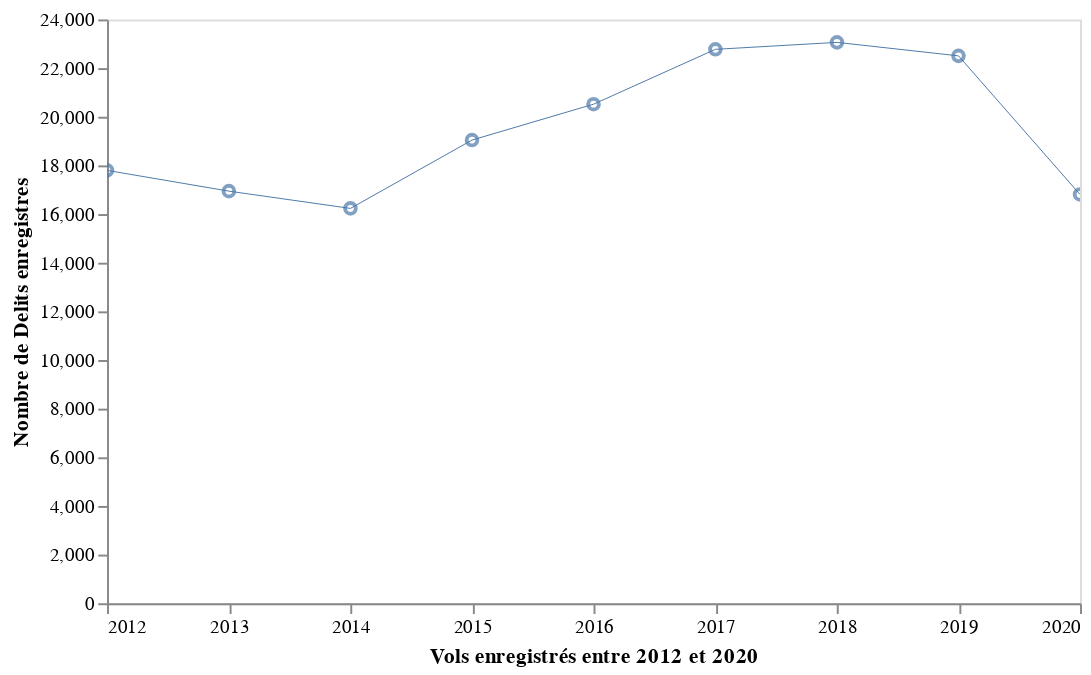

The notebook cell saved with this chart:
### Code cell
altair_visualization(vols)

### Figure 1 — Vega-Lite specification as saved in the notebook (floating-point values rounded to 4 significant figures)
{"config": {"view": {"continuousWidth": 400, "continuousHeight": 300}}, "layer": [{"mark": "point", "encoding": {"x": {"type": "temporal", "axis": {"grid": false, "title": "Vols enregistrés entre 2012 et 2020"}, "field": "Annee"}, "y": {"type": "quantitative", "axis": {"grid": false, "title": "Nombre de Delits enregistres"}, "field": "Delits enregistres"}}, "height": 300, "title": "", "width": 500}, {"mark": {"type": "line", "size": 0.5}, "encoding": {"x": {"type": "temporal", "axis": {"grid": false, "title": "Vols enregistrés entre 2012 et 2020"}, "field": "Annee"}, "y": {"type": "quantitative", "axis": {"grid": false, "title": "Nombre de Delits enregistres"}, "field": "Delits enregistres"}}, "height": 300, "selection": {"selector003": {"type": "interval", "bind": "scales", "encodings": ["x", "y"]}}, "title": "", "transform": [{"loess": "Delits enregistres", "on": "Annee"}], "width": 500}], "data": {"name": "data-9eae6fbd9f5872e46b3b835c5c30ecee"}, "$schema": "https://vega.github.io/schema/vega-lite/v4.8.1.json", "datasets": {"data-9eae6fbd9f5872e46b3b835c5c30ecee": [{"Type de crime": "Vols", "Annee": "2012-01-01T00:00:00", "Delits enregistres": 17796}, {"Type de crime": "Vols", "Annee": "2013-01-01T00:00:00", "Delits enregistres": 16942}, {"Type de crime": "Vols", "Annee": "2014-01-01T00:00:00", "Delits enregistres": 16233}, {"Type de crime": "Vols", "Annee": "2015-01-01T00:00:00", "Delits enregistres": 19042}, {"Type de crime": "Vols", "Annee": "2016-01-01T00:00:00", "Delits enregistres": 20516}, {"Type de crime": "Vols", "Annee": "2017-01-01T00:00:00", "Delits enregistres": 22772}, {"Type de crime": "Vols", "Annee": "2018-01-01T00:00:00", "Delits enregistres": 23058}, {"Type de crime": "Vols", "Annee": "2019-01-01T00:00:00", "Delits enregistres": 22503}, {"Type de crime": "Vols", "Annee": "2020-01-01T00:00:00", "Delits enregistres": 16805}]}}
